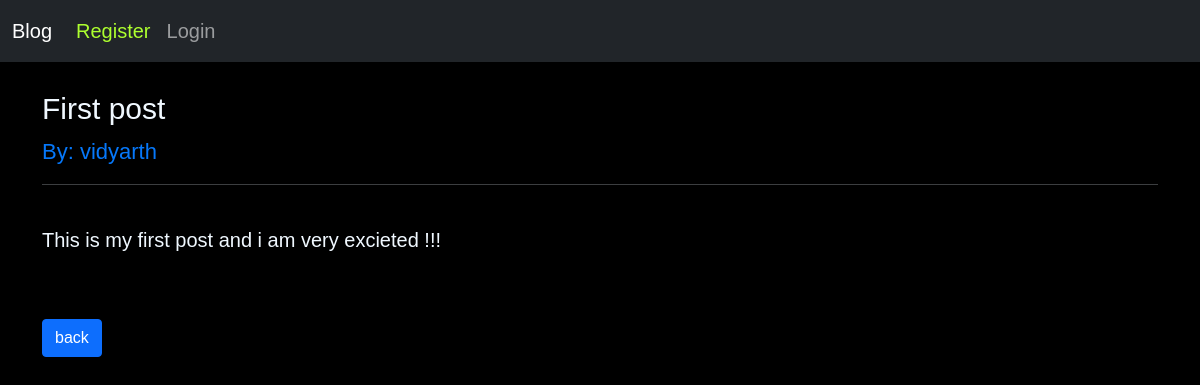
The app's page /article/1 with its own data.
### myblog/models.py (models this page shows, shortened)
class post(models.Model):
    title = models.CharField(max_length=25)
    author = models.ForeignKey(User, on_delete=models.CASCADE)
    body = models.TextField()

### myblog/views.py (the view)
# urls.py: path('article/<int:pk>', articleview.as_view(), name = "article"),
class articleview(DetailView):
    model = post
    template_name = "article.html"

### myblog/templates/article.html (shortened to what this page needs)
{% extends 'base.html' %}
{% block content %}
<br>
    <h1>{{post.title}} &nbsp;
    <br></h1>
    <small>By: {{post.author}}</small>
    <hr>
    <br>
    <p>{{post.body}}</p>
    <br>
    <br>
    <a href="{% url 'home'  %}" class="btn btn-primary">back</a> <br>
{% endblock %}

### myblog/templates/base.html (style rules this page uses)
body { font-family: 'Gill Sans', 'Gill Sans MT', Calibri, 'Trebuchet MS', sans-serif; background-color: black; }
h1 { color: aliceblue; margin-top: 5px; font-size: 30px; }
a { text-decoration: none; font-size: 20px; }
small { color: rgb(6, 120, 250); font-size: 22px; }
hr { color: aliceblue; }
p { color:aliceblue; font-size: 20px; }

### records on screen
post: title "First post", author "vidyarth", body "This is my first post and i am very excieted !!!"
